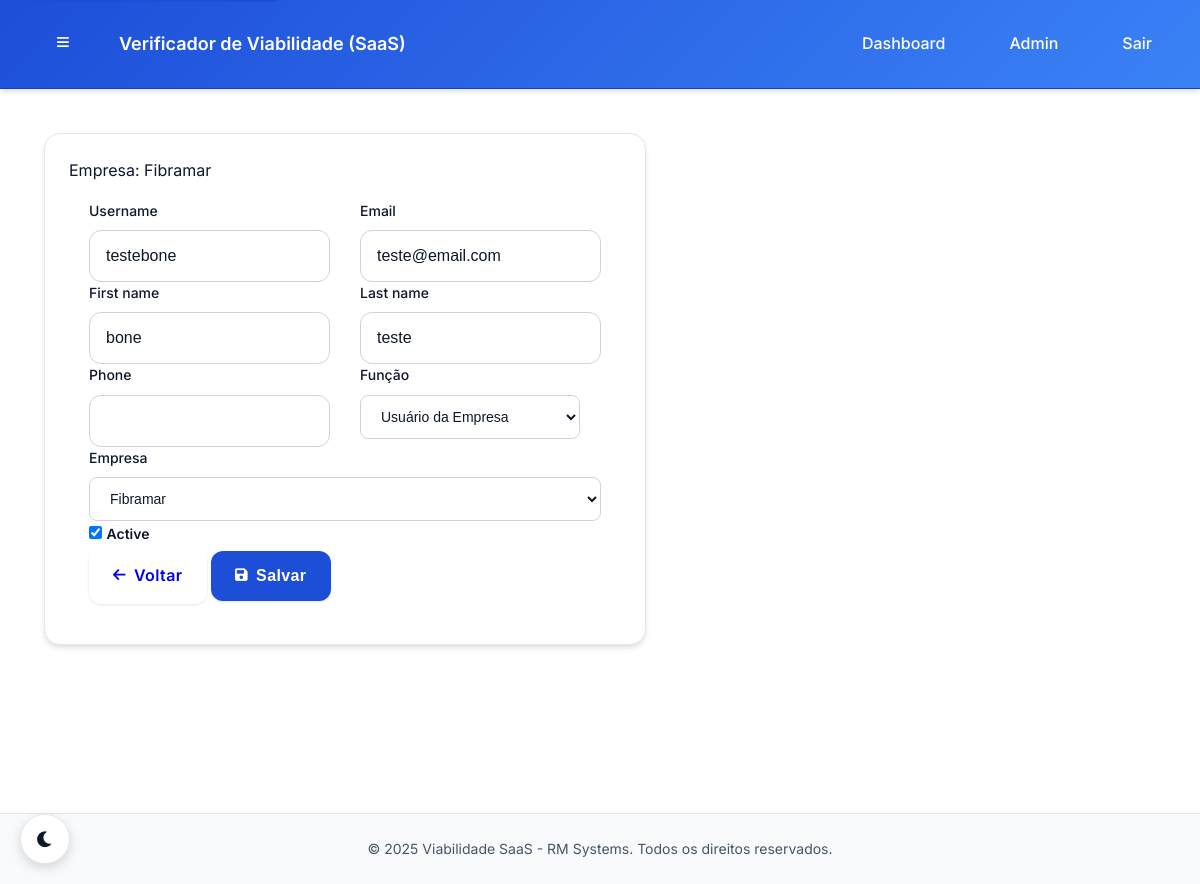
/fibramar/painel/usuarios/12/editar/ (signed in), run on an earlier commit of the app's database.
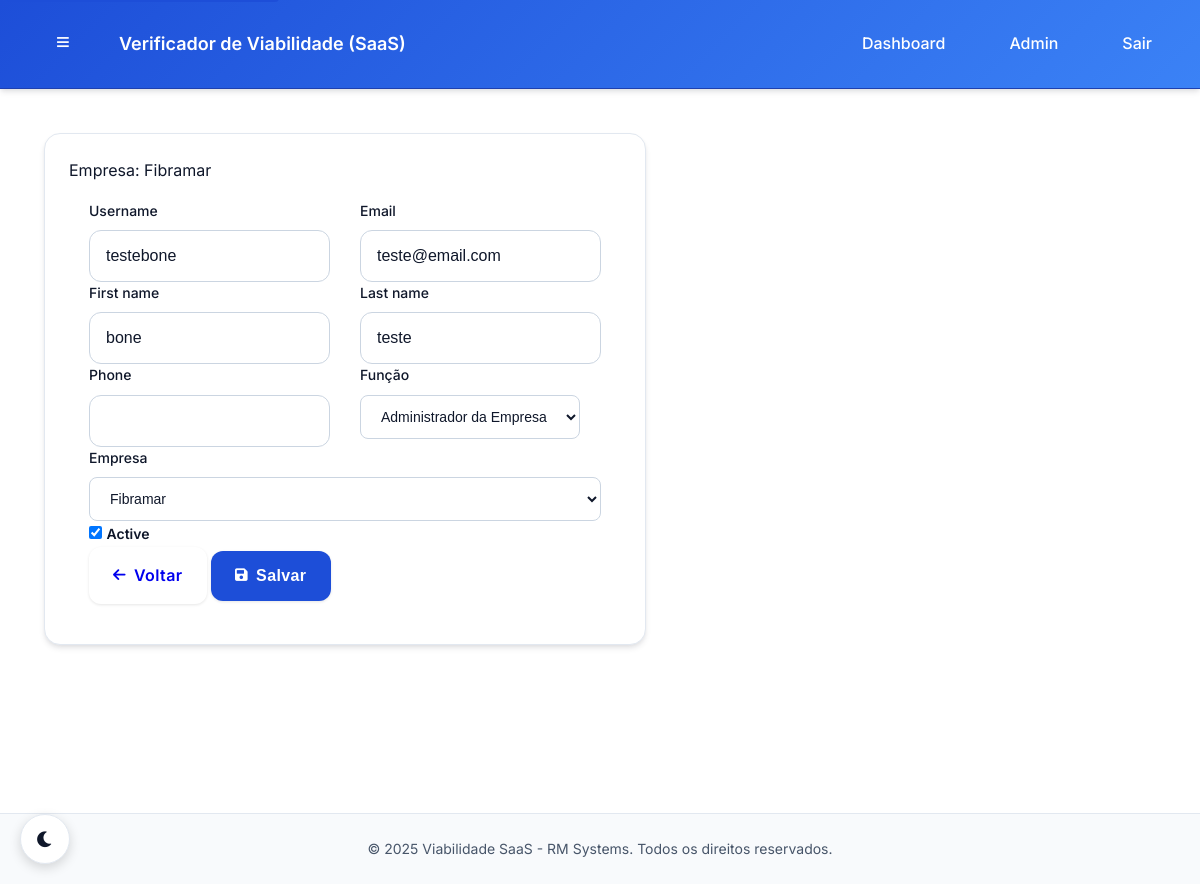
And on a later commit of the database.
### core/models.py (models this page shows, shortened)
class CustomUser(AbstractUser):
    USER_ROLES = [
        ('RM', 'Administrador RM'),  # Você e o Bone
        ('COMPANY_ADMIN', 'Administrador da Empresa'),  # Admin da empresa cliente
        ('COMPANY_USER', 'Usuário da Empresa'),  # Usuário comum da empresa
    ]
    role = models.CharField(
        max_length=20,
        choices=USER_ROLES,
        default='COMPANY_USER',
        verbose_name="Função"
    )
    company = models.ForeignKey(
        Company,
        on_delete=models.CASCADE,
        null=True,
        blank=True,
        related_name='users',
        verbose_name="Empresa"
    )
    phone = models.CharField(max_length=20, blank=True, verbose_name="Telefone")
    created_at = models.DateTimeField(auto_now_add=True, verbose_name="Criado em")
    updated_at = models.DateTimeField(auto_now=True, verbose_name="Atualizado em")
    class Meta:
        verbose_name = "Usuário"
        verbose_name_plural = "Usuários"
    @property
    def is_rm_admin(self):
        return self.role == 'RM' or self.is_superuser
    @property
    def is_company_admin(self):
        return self.role == 'COMPANY_ADMIN'

### core/views.py (the view)
@login_required
@company_access_required(require_admin=True)
def company_user_edit(request, company_slug, user_id):
    company = get_object_or_404(Company, slug=company_slug)
    user_obj = get_object_or_404(CustomUser, id=user_id, company=company)
    if request.method == 'POST':
        form = CustomUserChangeForm(request.POST, instance=user_obj, current_user=request.user)
        if form.is_valid():
            with transaction.atomic():
                user = form.save(commit=False)
                user.company = company  # força permanência na empresa
                if user.role == 'RM':
                    messages.error(request, 'Não é possível definir papel RM para usuário da empresa.')
                else:
                    user.save()
                    messages.success(request, 'Usuário atualizado com sucesso!')
                    return redirect('company:user_list', company_slug=company_slug)
    else:
        form = CustomUserChangeForm(instance=user_obj, current_user=request.user)
    return render(request, 'company/users/form.html', {'form': form, 'company': company, 'user_obj': user_obj})

### core/models.py (called while the page is built)
    def __str__(self):
        return self.name

### core/permissions.py (called while the page is built, shortened)
def company_access_required(require_admin=False, allow_user_role=True):
    def decorator(view_func):
        @wraps(view_func)
        def _wrapped(request, *args, **kwargs):
            user = request.user
            if user.is_authenticated and (getattr(user, 'is_rm_admin', False) or getattr(user, 'is_superuser', False)):
                return view_func(request, *args, **kwargs)
        return _wrapped
    return decorator

### templates/company/users/form.html (shortened to what this page needs)
{% extends 'base.html' %}
{% block content %}
<div class="container-fluid">
  <div class="row justify-content-center">
    <div class="col-md-8">
      <div class="card">
        <div class="card-header d-flex justify-content-between align-items-center">
          <span class="text-muted">Empresa: {{ company.name }}</span>
        </div>
        <div class="card-body">
          <form method="post">
            <div class="row">
              <div class="col-md-6">
                <div class="form-group mb-3">
                  <label for="{{ form.username.id_for_label }}" class="form-label">{{ form.username.label }}</label>
                  {{ form.username }}
                </div>
              </div>
              <div class="col-md-6">
                <div class="form-group mb-3">
                  <label for="{{ form.email.id_for_label }}" class="form-label">{{ form.email.label }}</label>
                  {{ form.email }}
                </div>
              </div>
            </div>
            <div class="row">
              <div class="col-md-6">
                <div class="form-group mb-3">
                  <label for="{{ form.first_name.id_for_label }}" class="form-label">{{ form.first_name.label }}</label>
                  {{ form.first_name }}
                </div>
              </div>
              <div class="col-md-6">
                <div class="form-group mb-3">
                  <label for="{{ form.last_name.id_for_label }}" class="form-label">{{ form.last_name.label }}</label>
                  {{ form.last_name }}
                </div>
              </div>
            </div>
            <div class="row">
              <div class="col-md-6">
                <div class="form-group mb-3">
                  <label for="{{ form.phone.id_for_label }}" class="form-label">{{ form.phone.label }}</label>
                  {{ form.phone }}
                </div>
              </div>
              <div class="col-md-6">
                <div class="form-group mb-3">
                  <label for="{{ form.role.id_for_label }}" class="form-label">{{ form.role.label }}</label>
                  {{ form.role }}
                </div>
              </div>
            </div>
            {% if form.company %}
            <div class="form-group mb-3">
              <label for="{{ form.company.id_for_label }}" class="form-label">{{ form.company.label }}</label>
              {{ form.company }}
            </div>
            {% endif %}
            {% if form.is_active %}
            <div class="form-group mb-3">
              <div class="form-check custom-checkbox">
                {{ form.is_active }}
                <label for="{{ form.is_active.id_for_label }}" class="form-check-label">
                  {{ form.is_active.label }}
                </label>
              </div>
            </div>
            {% endif %}
            <div class="d-flex justify-content-between">
              <a href="{% url 'company:user_list' company.slug %}" class="btn btn-secondary">
                <i class="fas fa-arrow-left"></i> Voltar
              </a>
              <button type="submit" class="btn btn-primary">
                <i class="fas fa-save"></i> Salvar
              </button>
            </div>
          </form>
        </div>
      </div>
    </div>
  </div>
</div>
{% endblock %}

What changed in the data, as far as the page shows it:
changed CustomUser "testebone": role "Usuário da Empresa" → "Administrador da Empresa"
